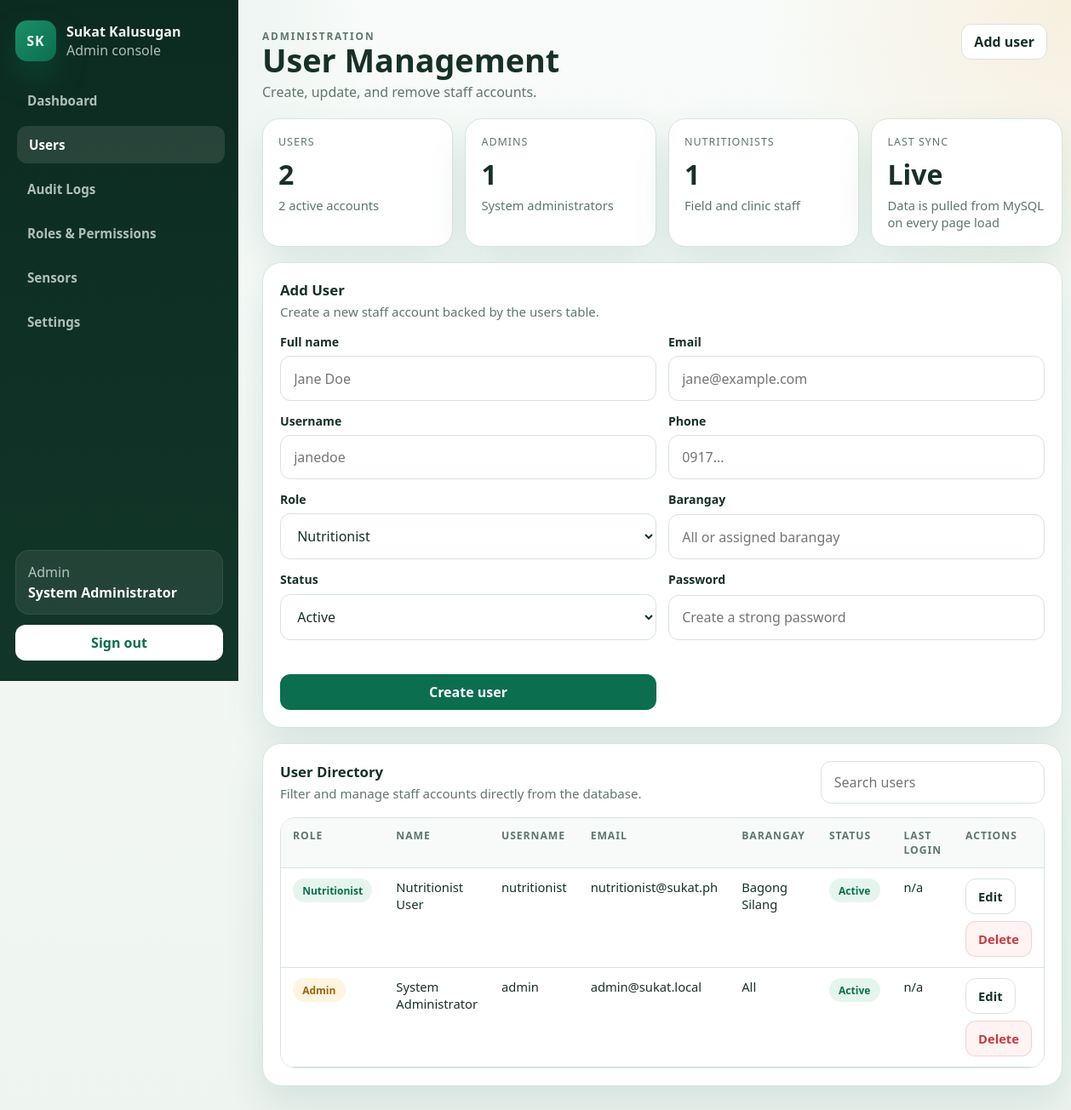
The page /admin/users.php (signed in) on the database its author committed.
### tables this page shows
CREATE TABLE users (
    id              INT UNSIGNED AUTO_INCREMENT PRIMARY KEY,
    name            VARCHAR(150) NOT NULL,
    email           VARCHAR(150) NOT NULL UNIQUE,
    username        VARCHAR(100) NOT NULL UNIQUE,
    password_hash   VARCHAR(255) NOT NULL,
    phone           VARCHAR(30) NULL,
    role_id         INT UNSIGNED NOT NULL,
    barangay        VARCHAR(100) NULL,                   
    status          ENUM('active','inactive') NOT NULL DEFAULT 'active',
    last_login      TIMESTAMP NULL,
    created_at      TIMESTAMP DEFAULT CURRENT_TIMESTAMP,
    updated_at      TIMESTAMP DEFAULT CURRENT_TIMESTAMP ON UPDATE CURRENT_TIMESTAMP,
    CONSTRAINT fk_users_role FOREIGN KEY (role_id) REFERENCES roles(id) ON DELETE RESTRICT,
    INDEX idx_users_role (role_id)
);

CREATE TABLE roles (
    id              INT UNSIGNED AUTO_INCREMENT PRIMARY KEY,
    name            VARCHAR(50) NOT NULL UNIQUE,        
    description     VARCHAR(255) NULL,
    created_at      TIMESTAMP DEFAULT CURRENT_TIMESTAMP,
    updated_at      TIMESTAMP DEFAULT CURRENT_TIMESTAMP ON UPDATE CURRENT_TIMESTAMP
);

### public_html/includes/auth_middleware.php (called while the page is built, shortened)
<?php
function app_base_path(): string
{
    $scriptName = str_replace('\\', '/', (string)($_SERVER['SCRIPT_NAME'] ?? ''));
    $routeMarkers = ['/api/', '/admin/', '/nutritionist/', '/parent/', '/kiosk/', '/auth/'];
    foreach ($routeMarkers as $marker) {
        $position = strpos($scriptName, $marker);
        if ($position !== false) {
            return rtrim(substr($scriptName, 0, $position), '/');
        }
    }
    return rtrim(dirname($scriptName), '/');
}
function app_url(string $path = ''): string
{
    $basePath = app_base_path();
    $normalizedPath = '/' . ltrim($path, '/');
    if ($basePath === '' || $basePath === '/') {
        return $normalizedPath;
    }
    return $basePath . $normalizedPath;
}
function current_user(): ?array
{
    return $_SESSION['auth'];
}

### public_html/admin/users.php (the view, shortened to what this page needs)
<?php
require_once __DIR__ . '/../includes/admin_helpers.php';
$roles = admin_fetch_all('SELECT name FROM roles ORDER BY name ASC');
$editingId = (int)($_GET['edit'] ?? 0);
$editingUser = $editingId > 0 ? admin_fetch_one(
    'SELECT u.id, u.name, u.email, u.username, u.phone, u.barangay, u.status, r.name AS role_name
     FROM users u
     INNER JOIN roles r ON r.id = u.role_id
     WHERE u.id = ?
     LIMIT 1',
    'i',
    [$editingId]
) : null;
$users = admin_fetch_all(
    'SELECT u.id, u.name, u.email, u.username, u.phone, u.barangay, u.status, u.last_login, u.created_at, r.name AS role_name
     FROM users u
     INNER JOIN roles r ON r.id = u.role_id
     ORDER BY u.created_at DESC, u.id DESC'
);
$adminCount = 0;
$nutritionistCount = 0;
$activeCount = 0;
foreach ($users as $user) {
    if ($user['role_name'] === 'admin') {
        $adminCount++;
    }
    if ($user['role_name'] === 'nutritionist') {
        $nutritionistCount++;
    }
    if ($user['status'] === 'active') {
        $activeCount++;
    }
}
$actions = '<a class="admin-btn-secondary" href="#user-form">Add user</a>';
admin_layout_start('User Management', 'Create, update, and remove staff accounts.', 'users', $actions);
?>
<section class="admin-grid-cards">
    <article class="admin-card">
        <div class="admin-stat-label">Users</div>
        <div class="admin-stat-value"><?php echo count($users); ?></div>
        <div class="admin-stat-note"><?php echo $activeCount; ?> active accounts</div>
    </article>
    <article class="admin-card">
        <div class="admin-stat-label">Admins</div>
        <div class="admin-stat-value"><?php echo $adminCount; ?></div>
        <div class="admin-stat-note">System administrators</div>
    </article>
    <article class="admin-card">
        <div class="admin-stat-label">Nutritionists</div>
        <div class="admin-stat-value"><?php echo $nutritionistCount; ?></div>
        <div class="admin-stat-note">Field and clinic staff</div>
    </article>
    <article class="admin-card">
        <div class="admin-stat-label">Last Sync</div>
        <div class="admin-stat-value">Live</div>
        <div class="admin-stat-note">Data is pulled from MySQL on every page load</div>
    </article>
</section>
<section class="admin-section" id="user-form">
    <div class="admin-section-head">
        <div>
            <h2 class="admin-section-title"><?php echo $editingUser ? 'Edit User' : 'Add User'; ?></h2>
            <p class="admin-section-subtitle"><?php echo $editingUser ? 'Update account details and role assignment.' : 'Create a new staff account backed by the users table.'; ?></p>
        </div>
    </div>
    <form class="admin-form-grid" method="post" action="<?php echo admin_e(app_url($editingUser ? '/api/admin/users_update.php' : '/api/admin/users_create.php')); ?>">
        <label class="admin-field">
            <span>Full name</span>
            <input name="name" required value="<?php echo admin_e($editingUser['name'] ?? ''); ?>" placeholder="Jane Doe">
        </label>
        <label class="admin-field">
            <span>Email</span>
            <input type="email" name="email" required value="<?php echo admin_e($editingUser['email'] ?? ''); ?>" placeholder="jane@example.com">
        </label>
        <label class="admin-field">
            <span>Username</span>
            <input name="username" required value="<?php echo admin_e($editingUser['username'] ?? ''); ?>" placeholder="janedoe">
        </label>
        <label class="admin-field">
            <span>Phone</span>
            <input name="phone" value="<?php echo admin_e($editingUser['phone'] ?? ''); ?>" placeholder="0917...">
        </label>
        <label class="admin-field">
            <span>Role</span>
            <select name="role" required>
                <?php foreach ($roles as $role): ?>
                    <option value="<?php echo admin_e($role['name']); ?>" <?php echo (($editingUser['role_name'] ?? 'nutritionist') === $role['name']) ? 'selected' : ''; ?>><?php echo admin_e(ucfirst($role['name'])); ?></option>
                <?php endforeach; ?>
            </select>
        </label>
        <label class="admin-field">
            <span>Barangay</span>
            <input name="barangay" value="<?php echo admin_e($editingUser['barangay'] ?? ''); ?>" placeholder="All or assigned barangay">
        </label>
        <label class="admin-field">
            <span>Status</span>
            <select name="status" required>
                <option value="active" <?php echo (($editingUser['status'] ?? 'active') === 'active') ? 'selected' : ''; ?>>Active</option>
            </select>
        </label>
        <label class="admin-field">
            <span><?php echo $editingUser ? 'New password (optional)' : 'Password'; ?></span>
            <input type="password" name="password" <?php echo $editingUser ? '' : 'required'; ?> placeholder="<?php echo $editingUser ? 'Leave blank to keep current password' : 'Create a strong password'; ?>">
        </label>
        <div class="admin-field" style="align-content:end;">
            <span>&nbsp;</span>
            <button class="admin-btn" type="submit"><?php echo $editingUser ? 'Save changes' : 'Create user'; ?></button>
        </div>
    </form>
</section>
<section class="admin-section">
    <div class="admin-section-head">
        <div>
            <h2 class="admin-section-title">User Directory</h2>
            <p class="admin-section-subtitle">Filter and manage staff accounts directly from the database.</p>
        </div>
        <div class="admin-toolbar" style="margin:0;">
            <input class="admin-search" type="search" placeholder="Search users" data-admin-filter="#users-table">
        </div>
    </div>
    <div class="admin-table-wrap">
        <table class="admin-table" id="users-table">
            <thead>
                <tr>
                    <th>Role</th>
                    <th>Name</th>
                    <th>Username</th>
                    <th>Email</th>
                    <th>Barangay</th>
                    <th>Status</th>
                    <th>Last login</th>
                    <th>Actions</th>
                </tr>
            </thead>
            <tbody>
                <?php foreach ($users as $user): ?>
                    <?php
                    $statusClass = $user['status'] === 'active' ? 'is-success' : 'is-muted';
                    ?>
                    <tr data-filter-text="<?php echo admin_e(strtolower($user['name'] . ' ' . $user['email'] . ' ' . $user['username'] . ' ' . $user['role_name'])); ?>">
                        <td><span class="admin-pill <?php echo $user['role_name'] === 'admin' ? 'is-warn' : 'is-success'; ?>"><?php echo admin_e(ucfirst($user['role_name'])); ?></span></td>
                        <td><?php echo admin_e($user['name']); ?></td>
                        <td><?php echo admin_e($user['username'] ?? ''); ?></td>
                        <td><?php echo admin_e($user['email']); ?></td>
                        <td><?php echo admin_e($user['barangay'] ?? 'All'); ?></td>
                        <td><span class="admin-pill <?php echo $statusClass; ?>"><?php echo admin_e(ucfirst($user['status'])); ?></span></td>
                        <td><?php echo admin_e((string)($user['last_login'] ?? 'n/a')); ?></td>
                        <td>
                            <div class="admin-actions">
                                <a class="admin-btn-secondary" href="<?php echo admin_e(app_url('/admin/users.php?edit=' . (int)$user['id'])); ?>">Edit</a>
                                <form method="post" action="<?php echo admin_e(app_url('/api/admin/users_delete.php')); ?>" onsubmit="return confirm('Delete <?php echo admin_e($user['name']); ?>?');">
                                    <button class="admin-btn-danger" type="submit">Delete</button>
                                </form>
                            </div>
                        </td>
                    </tr>
                <?php endforeach; ?>
            </tbody>
        </table>
    </div>
</section>
<?php
admin_layout_end();

### public_html/includes/admin_helpers.php (shortened to what this page needs)
<?php
require_once __DIR__ . '/auth_middleware.php';
function admin_e(string $value): string
{
    return htmlspecialchars($value, ENT_QUOTES, 'UTF-8');
}
function admin_nav_items(): array
{
    return [
        ['key' => 'dashboard', 'label' => 'Dashboard', 'href' => app_url('/admin/dashboard.php')],
        ['key' => 'users', 'label' => 'Users', 'href' => app_url('/admin/users.php')],
        ['key' => 'audit_logs', 'label' => 'Audit Logs', 'href' => app_url('/admin/audit_logs.php')],
        ['key' => 'roles_permissions', 'label' => 'Roles & Permissions', 'href' => app_url('/admin/roles_permissions.php')],
        ['key' => 'sensors', 'label' => 'Sensors', 'href' => app_url('/admin/sensors.php')],
        ['key' => 'settings', 'label' => 'Settings', 'href' => app_url('/admin/settings.php')],
    ];
}
function admin_bind_params(mysqli_stmt $stmt, string $types, array &$params): void
{
    if ($types === '' || $params === []) {
        return;
    }
}
function admin_fetch_all(string $sql, string $types = '', array $params = []): array
{
    $conn = get_db_connection();
    $stmt = mysqli_prepare($conn, $sql);
    admin_bind_params($stmt, $types, $params);
    mysqli_stmt_execute($stmt);
    $result = mysqli_stmt_get_result($stmt);
    $rows = [];
    if ($result instanceof mysqli_result) {
        while ($row = mysqli_fetch_assoc($result)) {
            $rows[] = $row;
        }
    }
    return $rows;
}
function admin_layout_start(string $title, string $subtitle, string $activeSection, string $actionsHtml = ''): void
{
    $currentUser = current_user();
    $userName = $currentUser['name'] ?? 'Administrator';
    $userRole = $currentUser['role'] ?? 'admin';
    $navItems = admin_nav_items();
    $logoutUrl = app_url('/api/auth/logout.php');
    echo '<!doctype html>';
    echo '<html lang="en">';
    echo '<head>';
    echo '<link rel="stylesheet" href="' . admin_e(app_url('/assets/css/app.css')) . '">';
    echo '<link rel="stylesheet" href="' . admin_e(app_url('/assets/css/admin.css')) . '">';
    echo '</head>';
    echo '<body class="admin-page">';
    echo '<div class="admin-shell">';
    echo '<aside class="admin-sidebar" data-admin-sidebar>';
    echo '<div class="admin-brand">';
    echo '<div class="admin-brand-mark">SK</div>';
    echo '<div>';
    echo '<div class="admin-brand-name">Sukat Kalusugan</div>';
    echo '<div class="admin-brand-sub">Admin console</div>';
    echo '</div>';
    echo '</div>';
    echo '<nav class="admin-nav">';
    foreach ($navItems as $item) {
        $isActive = $item['key'] === $activeSection ? ' is-active' : '';
        echo '<a class="admin-nav-link' . $isActive . '" href="' . admin_e($item['href']) . '">' . admin_e($item['label']) . '</a>';
    }
    echo '</nav>';
    echo '<div class="admin-sidebar-footer">';
    echo '<div class="admin-session-card">';
    echo '<div class="admin-session-role">' . admin_e(ucfirst($userRole)) . '</div>';
    echo '<div class="admin-session-name">' . admin_e($userName) . '</div>';
    echo '</div>';
    echo '<a class="admin-logout" href="' . admin_e($logoutUrl) . '">Sign out</a>';
    echo '</div>';
    echo '</aside>';
    echo '<div class="admin-main">';
    echo '<header class="admin-topbar">';
    echo '<div class="admin-pagehead">';
    echo '<p class="admin-kicker">Administration</p>';
    echo '<h1>' . admin_e($title) . '</h1>';
    echo '<p>' . admin_e($subtitle) . '</p>';
    echo '</div>';
    echo '<div class="admin-topbar-actions">' . $actionsHtml . '</div>';
    echo '</header>';
    echo '<main class="admin-content">';
}
function admin_layout_end(): void
{
    echo '</main>';
    echo '</div>';
    echo '</div>';
    echo '</body>';
    echo '</html>';
}

### public_html/assets/css/app.css (style rules this page uses)
:root { --bg: #f4f7f5; --surface: #ffffff; --surface-alt: #edf7f1; --border: #d8e4dd; --text: #173126; --muted: #5f766c; --primary: #0b6e4f; --primary-strong: #07513a; --accent: #f2a93b; --error: #c93b3b; --shadow: 0 30px 80px rgba(11, 110, 79, 0.12); --radius-xl: 32px; --radius-lg: 22px; --radius-md: 14px; --radius-sm: 10px; --font-display: "Trebuchet MS", "Segoe UI", sans-serif; --font-body: "Segoe UI", "Helvetica Neue", Arial, sans-serif; }
* { box-sizing: border-box; }
html, body { margin: 0; min-height: 100%; }
body { font-family: var(--font-body); color: var(--text); background: radial-gradient( circle at top left, rgba(11, 110, 79, 0.16), transparent 34% ), radial-gradient( circle at right 20%, rgba(242, 169, 59, 0.16), transparent 28% ), linear-gradient(180deg, #f7faf8 0%, var(--bg) 100%); }
a { color: inherit; }
button, input, textarea, select { font: inherit; }

### rows shown on the page
users: name "System Administrator", role.name "Admin", username "admin", email "admin@sukat.local", barangay "All", status "Active", last_login "n/a"
users: role.name "Nutritionist", name "Nutritionist User", username "nutritionist", email "nutritionist@sukat.ph", barangay "Bagong Silang", status "Active", last_login "n/a"

### other values the page prints
admin_e($item['label']) "Dashboard"
admin_e($item['label']) "Users"
admin_e($item['label']) "Audit Logs"
admin_e($item['label']) "Roles & Permissions"
admin_e($item['label']) "Sensors"
admin_e($item['label']) "Settings"
admin_e(ucfirst($userRole)) "Admin"
admin_e($title) "User Management"
admin_e($subtitle) "Create, update, and remove staff accounts."
count($users) "2"
$activeCount "2"
$adminCount "1"
$nutritionistCount "1"
form field role "Nutritionist"
